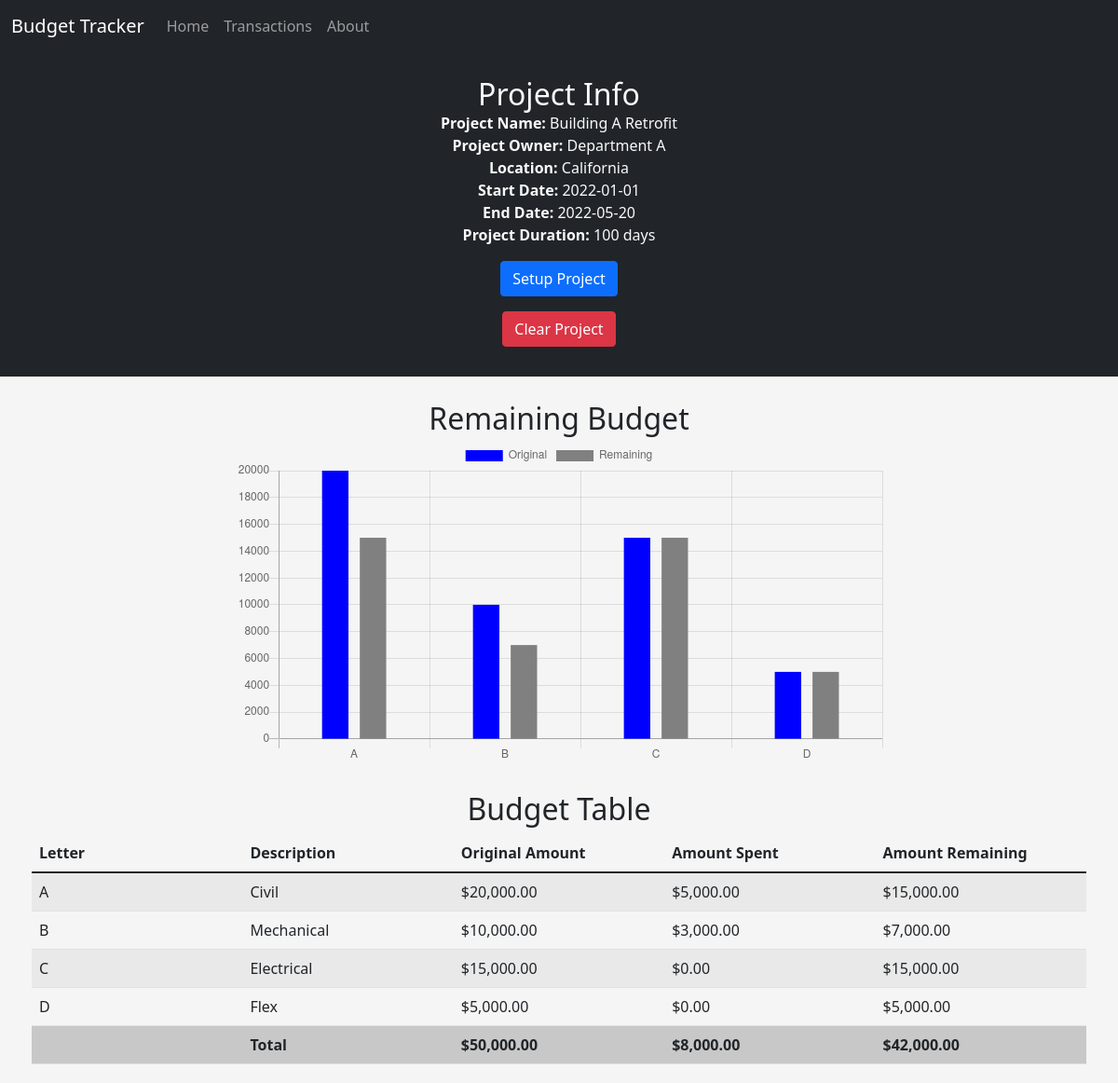
The page / on the database its author committed.
### tables this page shows
CREATE TABLE info (
owner_name TEXT NOT NULL,
location TEXT NOT NULL,
start_date TEXT NOT NULL,
project_duration INTEGER NOT NULL, project_name TEXT);

CREATE TABLE budgets (
letters TEXT NOT NULL,
description TEXT,
amount REAL NOT NULL);

CREATE TABLE original_budget(
  letters TEXT,
  description TEXT,
  amount REAL
);

### app.py (the view, shortened to what this page needs)
@app.route("/", methods=["GET", "POST"])
def index():
    if request.method == "GET":
        if not is_setup():
            return render_template("setup.html", message = "Please set up project first.")
        project_info = db.execute("SELECT * FROM info")[0]
        project_info["end_date"] = str(date_after_x_business_days(project_info["start_date"], project_info["project_duration"]))
        print(project_info)
        budgets = db.execute("SELECT letters, amount, description FROM budgets")
        x_vals = []
        y_vals = []
        y_orig_values = []
        for budget in budgets:
            x_vals.append(budget["letters"])
            y_vals.append(budget["amount"])
        orig_budgets = db.execute("SELECT letters, amount FROM original_budget")
        for orig_budget in orig_budgets:
            y_orig_values.append(orig_budget["amount"])
        colors = ["#FF6666", "#FFB266", "#009999", "#66B2FF", "#6666FF"]
        original_total = 0
        spent_total = 0
        remaining_total = 0
        for i in range(len(budgets)):
            original_amount = float(orig_budgets[i]["amount"])
            amount_spent = original_amount - float(budgets[i]["amount"])
            budgets[i]['original_amount'] = original_amount
            budgets[i]['amount_spent'] = amount_spent
            original_total += original_amount
            spent_total += amount_spent
            remaining_total += float(budgets[i]['amount'])
        budgets.append({"letters": "", "description": "Total", "amount": remaining_total, "original_amount": original_total, "amount_spent": spent_total})
        return render_template("index.html", info = project_info, budgets = budgets, xVals = x_vals, yVals = y_vals, yOriginalValues = y_orig_values, colors = colors)

### helpers.py (called while the page is built)
def usd(value):
    return f"${value:,.2f}"

def is_setup():
    if len(db.execute("SELECT * FROM info")):
        return True
    else:
        return False

def date_after_x_business_days(start_date, add_days):
    business_days_to_add = add_days
    current_date = datetime.strptime(start_date, '%Y-%m-%d').date()
    print(current_date)
    while business_days_to_add > 0:
        current_date += timedelta(days=1)
        weekday = current_date.weekday()
        if weekday >= 5: # sunday = 6
            continue
        business_days_to_add -= 1
    return current_date

### templates/index.html (shortened to what this page needs)
{% extends "layout.html" %}
{% block main %}
<section class="bg-dark text-light pt-3 pb-3">
  <div class="container text-center">
    <h2>Project Info</h2>
    <p class="mb-0"><strong>Project Name:</strong> {{ info["project_name"] }}</p>
    <p class="mb-0"><strong>Project Owner:</strong> {{ info["owner_name"] }}</p>
    <p class="mb-0"><strong>Location:</strong> {{ info["location"] }}</p>
    <p class="mb-0"><strong>Start Date:</strong> {{ info["start_date"] }}</p>
    <p class="mb-0"><strong>End Date:</strong> {{ info["end_date"] }}</p>
    <p class="mb-0"><strong>Project Duration:</strong> {{ info["project_duration"] }} days</p>
    <form class="mt-3" action="/" method="post">
      <div class="input-group mb-3 container-fluid col">
        <button type="button" class="btn btn-primary m-auto" data-bs-toggle="modal" data-bs-target="#setupProjectModal">Setup Project</button>
      </div>
      <div class="input-group mb-3 container-fluid col">
        <button type="button" class="btn btn-danger m-auto" data-bs-toggle="modal" data-bs-target="#clearProjectModal">
          Clear Project
        </button>
      </div>
    </form>
  </div>
</section>
<div class="container-fluid charts">
  <div class="text-center lead pt-3 pb-1">
    <h2>Remaining Budget</h2>
  </div>
    <canvas id="myChart" name="myChart" style="width:100%; max-width:700px; margin:auto"></canvas>
</div>
<div class="container-fluid">
  <div class="text-center lead pt-3 pb-1">
    <h2>Budget Table</h2>
  </div>
  <div class="container m-auto p-1 table-responsive-md">
    <table class="table table-striped table-hover">
      <thead>
        <tr>
          <th>Letter</th>
          <th>Description</th>
          <th>Original Amount</th>
          <th>Amount Spent</th>
          <th>Amount Remaining</th>
        </tr>
      </thead>
      <tbody id="budgetTable">
        {% for row in budgets %}
        <tr>
          <td> {{ row['letters'] }}  </td>
          <td> {{ row['description'] }} </td>
          <td> {{ row['original_amount'] | usd }} </td>
          <td> {{ row['amount_spent'] | usd}} </td>
          <td> {{ row['amount'] | usd}} </td>
        </tr>
        {% endfor %}
      </tbody>
    </table>
  </div>
</div>
<script>
    var xValues = [];
    var yValues = [];
    var yOriginalValues = [];
    var barColors = [];
    '{% for x in xVals %}'
        xValues.push('{{ x }}');
    '{% endfor %}'
    '{% for y in yVals %}'
        yValues.push('{{ y }}');
    '{% endfor %}'
    '{% for yOrig in yOriginalValues %}'
        yOriginalValues.push('{{ yOrig }}');
    '{% endfor %}'
    '{% for color in colors %}'
        barColors.push('{{ color }}');
    '{% endfor %}'
    console.log(xValues);
    console.log(yValues);
    console.log(yOriginalValues);
    console.log(barColors);
    var data = {
      labels: xValues,
      datasets: [
        {
          label: "Original",
          backgroundColor: "blue",
          data: yOriginalValues
        },
        {
          label: "Remaining",
          backgroundColor: "grey",
          data: yValues
        }
      ]
    }
    new Chart("myChart", {
      type: "bar",
      data: data,
      options:
      {
        scales:
        {
          xAxes:
          [{
            barPercentage: 0.7,
            categoryPercentage: 0.5
          }],
          yAxes:
          [{
            ticks:
            {
              min: 0
            }
          }]
        },
      }
    });
</script>
{% endblock %}

### templates/layout.html (shortened to what this page needs)
<!DOCTYPE html>
<html lang="en">
    <head>
<link href="https://cdn.jsdelivr.net/npm/bootstrap@5.1.3/dist/css/bootstrap.min.css" rel="stylesheet">
<link href="static/style.css" rel="stylesheet">
    </head>
    <body>
      <nav class="navbar navbar-expand-lg navbar-dark bg-dark">
          <div class="container-fluid">
            <a class="navbar-brand" href="/">Budget Tracker</a>
            <div class="collapse navbar-collapse" id="navbarNavDropdown">
              <ul class="navbar-nav">
                <li class="nav-item">
                  <a class="nav-link" href="/">Home</a>
                </li>
                <li class="nav-item">
                  <a class="nav-link" href="/transactions">Transactions</a>
                </li>
                <li class="nav-item">
                  <a class="nav-link" href="/about">About</a>
                </li>
              </ul>
            </div>
          </div>
        </nav>
        <main>
            {% block main %}{% endblock %}
        </main>
    </body>
</html>

### static/style.css (style rules this page uses)
.charts { margin: auto; }
body { background-color:whitesmoke; }
h1, h2, h3, h4, h5, h6 { margin: auto; margin-top: 10px; text-align: center; }
table { margin: auto; padding: 6px; table-layout: fixed; }
td { margin: auto; padding: 6px; word-wrap: break-word; }
#budgetTable tr:last-child { background-color:lightgray; font-weight: bold; }

### rows shown on the page
info: project_name "Building A Retrofit", owner_name "Department A", location "California", start_date "2022-01-01", project_duration "100"
budgets: letters "A", description "Civil", original_amount "$20,000.00", amount_spent "$5,000.00", amount "$15,000.00"
budgets: letters "B", description "Mechanical", original_amount "$10,000.00", amount_spent "$3,000.00", amount "$7,000.00"
budgets: letters "C", description "Electrical", original_amount "$15,000.00", amount_spent "$0.00", amount "$15,000.00"
budgets: letters "D", description "Flex", original_amount "$5,000.00", amount_spent "$0.00", amount "$5,000.00"

### other values the page prints
{{ info["end_date"] }} "2022-05-20"
{{ row['description'] }} "Total"
{{ row['original_amount'] | usd }} "$50,000.00"
{{ row['amount_spent'] | usd }} "$8,000.00"
{{ row['amount'] | usd }} "$42,000.00"
chart data {{ x }} A, B, C, D
chart data {{ y }} 15000.0, 7000.0, 15000.0, 5000.0
chart data {{ yOrig }} 20000.0, 10000.0, 15000.0, 5000.0
